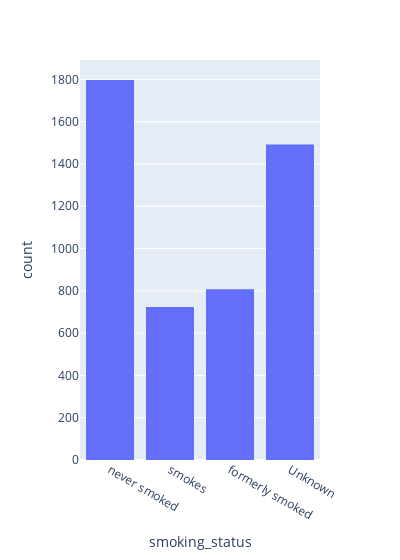

Notebook cell for this chart:
### Markdown cell above
Urban people have a bit higher chance to get stroke.

### Code cell
fig = px.histogram(df_no_outliers, x='smoking_status', width=400)
fig.show()

### Figure 1 — Plotly figure (JSON) as saved in the notebook; plotly's stock layout.template omitted (floating-point values rounded to 4 significant figures; data arrays with more than 128 entries replaced by an {"elided": "..."} marker saying what was removed)
{"data": [{"alignmentgroup": "True", "bingroup": "x", "hovertemplate": "smoking_status=%{x}<br>count=%{y}<extra></extra>", "legendgroup": "", "marker": {"color": "#636efa", "pattern": {"shape": ""}}, "name": "", "offsetgroup": "", "orientation": "v", "showlegend": false, "type": "histogram", "x": {"elided": "4821 str values"}, "xaxis": "x", "yaxis": "y"}], "layout": {"barmode": "relative", "legend": {"tracegroupgap": 0}, "margin": {"t": 60}, "width": 400, "xaxis": {"anchor": "y", "domain": [0, 1], "title": {"text": "smoking_status"}}, "yaxis": {"anchor": "x", "domain": [0, 1], "title": {"text": "count"}}}}
